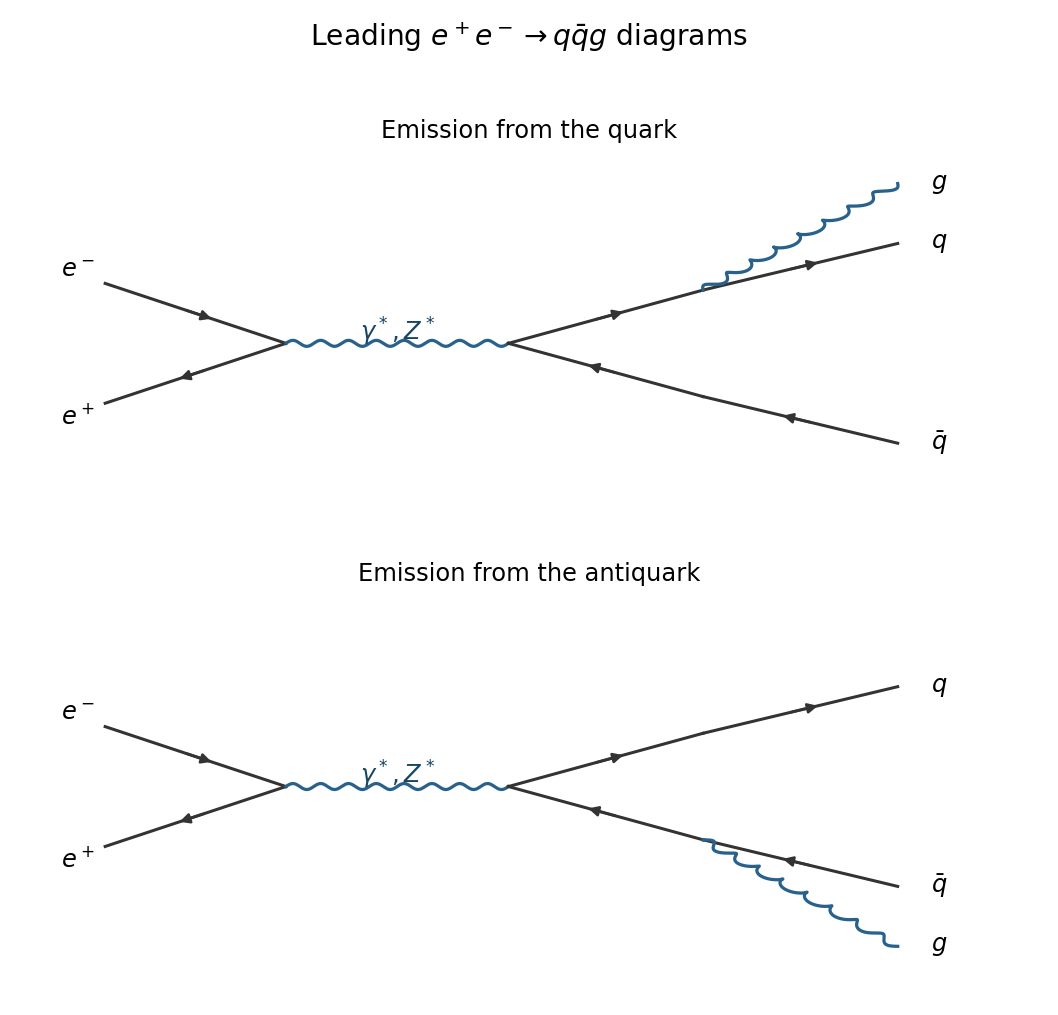

Python code for this plot:
"""Original 2021 Particle and Nuclear Physics solution figure.

Writes the PNG basename to the current working directory. Dependencies are
numpy and matplotlib, declared in the repository pyproject.toml.
Tested with Python 3.14.4, NumPy 2.3.5, Matplotlib 3.10.7.
"""
from pathlib import Path
import matplotlib
matplotlib.use("Agg")
import matplotlib.pyplot as plt
from matplotlib.patches import Rectangle
import numpy as np


def line(ax, a, b, kind="fermion", backwards=False, label=None):
    a, b = np.array(a, dtype=float), np.array(b, dtype=float)
    d = b - a
    n = np.array([-d[1], d[0]]) / np.linalg.norm(d)
    if kind in ("wavy", "gluon"):
        t = np.linspace(0, 1, 300)
        phase = 16 * np.pi * t
        curve = a[:, None] + d[:, None] * t + 0.045 * n[:, None] * np.sin(phase)
        if kind == "gluon":
            curve += 0.045 * (d / np.linalg.norm(d))[:, None] * (np.cos(phase)-1) * np.sin(np.pi*t)
        ax.plot(*curve, color="#27618c", lw=1.6)
    else:
        ax.plot([a[0], b[0]], [a[1], b[1]], color="#333333", lw=1.5)
        if kind == "fermion":
            if backwards:
                a, b = b, a
            ax.annotate("", xy=a+0.61*(b-a), xytext=a+0.43*(b-a),
                        arrowprops={"arrowstyle":"-|>","color":"#333333","lw":1.3})
    if label:
        pos=(a+b)/2+0.17*n
        ax.text(*pos, label, fontsize=12, ha="center", va="center", color="#174564")


def text(ax, x, y, label, **kwargs):
    ax.text(x, y, label, ha="center", va="center", fontsize=12, **kwargs)


def setup(ax, xlim=(-.3,7), ylim=(-2.1,3.9)):
    ax.set_xlim(*xlim);ax.set_ylim(*ylim);ax.axis("off")


def save(fig):
    fig.savefig(Path(__file__).with_suffix(".png").name,dpi=145,facecolor="white")
    plt.close(fig)


def main():
    fig,axes=plt.subplots(2,1,figsize=(7.3,7))
    for ax,anti in zip(axes,[False,True]):
        line(ax,(.3,.9),(1.6,0));line(ax,(.3,-.9),(1.6,0),backwards=True)
        text(ax,.1,1.1,r"$e^-$");text(ax,.1,-1.1,r"$e^+$")
        line(ax,(1.6,0),(3.2,0),"wavy",label=r"$\gamma^*,Z^*$")
        upper=(4.6,.8);lower=(4.6,-.8)
        line(ax,(3.2,0),upper);line(ax,upper,(6,1.5))
        line(ax,(3.2,0),lower,backwards=True);line(ax,lower,(6,-1.5),backwards=True)
        start=lower if anti else upper;end=(6,-2.4) if anti else (6,2.4)
        line(ax,start,end,"gluon");text(ax,6.3,end[1],r"$g$")
        text(ax,6.3,1.5,r"$q$");text(ax,6.3,-1.5,r"$\bar q$")
        ax.set_title("Emission from the antiquark" if anti else "Emission from the quark",fontsize=12)
        setup(ax,ylim=(-2.8,2.9))
    fig.suptitle(r"Leading $e^+e^-\to q\bar q g$ diagrams",fontsize=14)
    fig.tight_layout(rect=(0,.02,1,.96),h_pad=1.7);save(fig)

if __name__=="__main__":main()
